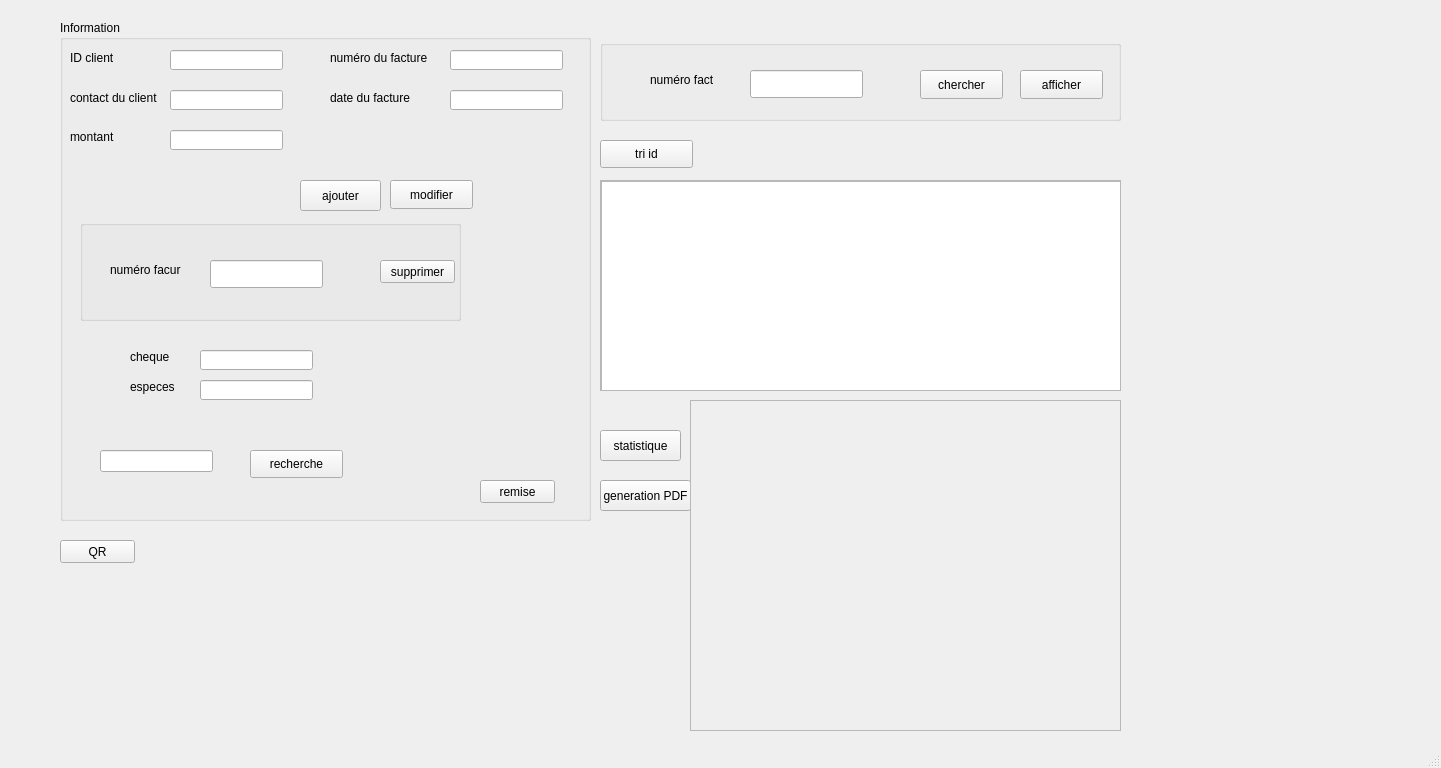
<?xml version="1.0" encoding="UTF-8"?>
<ui version="4.0">
 <class>MainWindow</class>
 <widget class="QMainWindow" name="MainWindow">
  <property name="geometry">
   <rect>
    <x>0</x>
    <y>0</y>
    <width>1441</width>
    <height>768</height>
   </rect>
  </property>
  <property name="windowTitle">
   <string>MainWindow</string>
  </property>
  <widget class="QWidget" name="centralwidget">
   <widget class="QScrollArea" name="scrollArea">
    <property name="geometry">
     <rect>
      <x>600</x>
      <y>180</y>
      <width>521</width>
      <height>211</height>
     </rect>
    </property>
    <property name="widgetResizable">
     <bool>true</bool>
    </property>
    <widget class="QWidget" name="scrollAreaWidgetContents">
     <property name="geometry">
      <rect>
       <x>0</x>
       <y>0</y>
       <width>519</width>
       <height>209</height>
      </rect>
     </property>
     <widget class="QTableView" name="tabView">
      <property name="geometry">
       <rect>
        <x>0</x>
        <y>0</y>
        <width>521</width>
        <height>251</height>
       </rect>
      </property>
     </widget>
    </widget>
   </widget>
   <widget class="QGroupBox" name="groupBox_3">
    <property name="geometry">
     <rect>
      <x>600</x>
      <y>40</y>
      <width>521</width>
      <height>81</height>
     </rect>
    </property>
    <property name="title">
     <string/>
    </property>
    <widget class="QPushButton" name="pushButton_3">
     <property name="geometry">
      <rect>
       <x>320</x>
       <y>30</y>
       <width>83</width>
       <height>29</height>
      </rect>
     </property>
     <property name="text">
      <string>chercher</string>
     </property>
    </widget>
    <widget class="QPushButton" name="pushButton_4">
     <property name="geometry">
      <rect>
       <x>420</x>
       <y>30</y>
       <width>83</width>
       <height>29</height>
      </rect>
     </property>
     <property name="text">
      <string>afficher</string>
     </property>
    </widget>
    <widget class="QLineEdit" name="num_d">
     <property name="geometry">
      <rect>
       <x>150</x>
       <y>30</y>
       <width>113</width>
       <height>28</height>
      </rect>
     </property>
    </widget>
    <widget class="QLabel" name="label_8">
     <property name="geometry">
      <rect>
       <x>50</x>
       <y>30</y>
       <width>63</width>
       <height>20</height>
      </rect>
     </property>
     <property name="text">
      <string>numéro facture</string>
     </property>
    </widget>
   </widget>
   <widget class="QGroupBox" name="groupBox_4">
    <property name="geometry">
     <rect>
      <x>60</x>
      <y>20</y>
      <width>531</width>
      <height>501</height>
     </rect>
    </property>
    <property name="title">
     <string>Information</string>
    </property>
    <widget class="QLabel" name="label_2">
     <property name="geometry">
      <rect>
       <x>10</x>
       <y>30</y>
       <width>71</width>
       <height>16</height>
      </rect>
     </property>
     <property name="text">
      <string>ID client</string>
     </property>
    </widget>
    <widget class="QLabel" name="label_4">
     <property name="geometry">
      <rect>
       <x>10</x>
       <y>70</y>
       <width>91</width>
       <height>16</height>
      </rect>
     </property>
     <property name="text">
      <string>contact du client</string>
     </property>
    </widget>
    <widget class="QLabel" name="label_5">
     <property name="geometry">
      <rect>
       <x>10</x>
       <y>110</y>
       <width>47</width>
       <height>14</height>
      </rect>
     </property>
     <property name="text">
      <string>montant</string>
     </property>
    </widget>
    <widget class="QLineEdit" name="le_montant_fact">
     <property name="geometry">
      <rect>
       <x>110</x>
       <y>110</y>
       <width>113</width>
       <height>20</height>
      </rect>
     </property>
    </widget>
    <widget class="QLineEdit" name="le_num_tel">
     <property name="geometry">
      <rect>
       <x>110</x>
       <y>70</y>
       <width>113</width>
       <height>20</height>
      </rect>
     </property>
    </widget>
    <widget class="QLineEdit" name="le_id_client">
     <property name="geometry">
      <rect>
       <x>110</x>
       <y>30</y>
       <width>113</width>
       <height>20</height>
      </rect>
     </property>
    </widget>
    <widget class="QPushButton" name="pb_ajouter">
     <property name="geometry">
      <rect>
       <x>240</x>
       <y>160</y>
       <width>81</width>
       <height>31</height>
      </rect>
     </property>
     <property name="text">
      <string>ajouter</string>
     </property>
    </widget>
    <widget class="QPushButton" name="pb_modifier">
     <property name="geometry">
      <rect>
       <x>330</x>
       <y>160</y>
       <width>83</width>
       <height>29</height>
      </rect>
     </property>
     <property name="text">
      <string>modifier</string>
     </property>
    </widget>
    <widget class="QLineEdit" name="le_num_fact">
     <property name="geometry">
      <rect>
       <x>390</x>
       <y>30</y>
       <width>113</width>
       <height>20</height>
      </rect>
     </property>
    </widget>
    <widget class="QLabel" name="label">
     <property name="geometry">
      <rect>
       <x>270</x>
       <y>30</y>
       <width>101</width>
       <height>16</height>
      </rect>
     </property>
     <property name="text">
      <string>numéro du facture</string>
     </property>
    </widget>
    <widget class="QLabel" name="label_3">
     <property name="geometry">
      <rect>
       <x>270</x>
       <y>70</y>
       <width>91</width>
       <height>16</height>
      </rect>
     </property>
     <property name="text">
      <string>date du facture</string>
     </property>
    </widget>
    <widget class="QGroupBox" name="groupBox_2">
     <property name="geometry">
      <rect>
       <x>20</x>
       <y>200</y>
       <width>381</width>
       <height>101</height>
      </rect>
     </property>
     <property name="title">
      <string/>
     </property>
     <widget class="QPushButton" name="pb_supprimer">
      <property name="geometry">
       <rect>
        <x>300</x>
        <y>40</y>
        <width>75</width>
        <height>23</height>
       </rect>
      </property>
      <property name="text">
       <string>supprimer</string>
      </property>
     </widget>
     <widget class="QLabel" name="label_7">
      <property name="geometry">
       <rect>
        <x>30</x>
        <y>40</y>
        <width>71</width>
        <height>20</height>
       </rect>
      </property>
      <property name="text">
       <string>numéro facure</string>
      </property>
     </widget>
     <widget class="QLineEdit" name="num_s">
      <property name="geometry">
       <rect>
        <x>130</x>
        <y>40</y>
        <width>113</width>
        <height>28</height>
       </rect>
      </property>
     </widget>
    </widget>
    <widget class="QLineEdit" name="le_date_fact">
     <property name="geometry">
      <rect>
       <x>390</x>
       <y>70</y>
       <width>113</width>
       <height>20</height>
      </rect>
     </property>
    </widget>
    <widget class="QLabel" name="label_6">
     <property name="geometry">
      <rect>
       <x>70</x>
       <y>330</y>
       <width>47</width>
       <height>14</height>
      </rect>
     </property>
     <property name="text">
      <string>cheque</string>
     </property>
    </widget>
    <widget class="QLabel" name="label_10">
     <property name="geometry">
      <rect>
       <x>70</x>
       <y>360</y>
       <width>47</width>
       <height>14</height>
      </rect>
     </property>
     <property name="text">
      <string>especes</string>
     </property>
    </widget>
    <widget class="QLineEdit" name="le_payer_par_cheques">
     <property name="geometry">
      <rect>
       <x>140</x>
       <y>330</y>
       <width>113</width>
       <height>20</height>
      </rect>
     </property>
    </widget>
    <widget class="QLineEdit" name="le_payer_par_especes">
     <property name="geometry">
      <rect>
       <x>140</x>
       <y>360</y>
       <width>113</width>
       <height>20</height>
      </rect>
     </property>
    </widget>
    <widget class="QLineEdit" name="le_recherche">
     <property name="geometry">
      <rect>
       <x>40</x>
       <y>430</y>
       <width>113</width>
       <height>22</height>
      </rect>
     </property>
    </widget>
    <widget class="QPushButton" name="pushButton">
     <property name="geometry">
      <rect>
       <x>190</x>
       <y>430</y>
       <width>93</width>
       <height>28</height>
      </rect>
     </property>
     <property name="text">
      <string>recherche</string>
     </property>
    </widget>
    <widget class="QPushButton" name="remise">
     <property name="geometry">
      <rect>
       <x>420</x>
       <y>460</y>
       <width>75</width>
       <height>23</height>
      </rect>
     </property>
     <property name="text">
      <string>remise</string>
     </property>
    </widget>
   </widget>
   <widget class="QPushButton" name="pb_tri_id">
    <property name="geometry">
     <rect>
      <x>600</x>
      <y>140</y>
      <width>93</width>
      <height>28</height>
     </rect>
    </property>
    <property name="text">
     <string>tri id</string>
    </property>
   </widget>
   <widget class="QPushButton" name="pushButton_5">
    <property name="geometry">
     <rect>
      <x>600</x>
      <y>480</y>
      <width>91</width>
      <height>31</height>
     </rect>
    </property>
    <property name="text">
     <string>generation PDF</string>
    </property>
   </widget>
   <widget class="QPushButton" name="pushButton_6">
    <property name="geometry">
     <rect>
      <x>600</x>
      <y>430</y>
      <width>81</width>
      <height>31</height>
     </rect>
    </property>
    <property name="text">
     <string>statistique</string>
    </property>
   </widget>
   <widget class="QFrame" name="stat_2">
    <property name="geometry">
     <rect>
      <x>690</x>
      <y>400</y>
      <width>431</width>
      <height>331</height>
     </rect>
    </property>
    <property name="frameShape">
     <enum>QFrame::StyledPanel</enum>
    </property>
    <property name="frameShadow">
     <enum>QFrame::Raised</enum>
    </property>
   </widget>
   <widget class="QLabel" name="qrlabel">
    <property name="geometry">
     <rect>
      <x>1130</x>
      <y>370</y>
      <width>251</width>
      <height>201</height>
     </rect>
    </property>
    <property name="text">
     <string/>
    </property>
   </widget>
   <widget class="QPushButton" name="QR">
    <property name="geometry">
     <rect>
      <x>60</x>
      <y>540</y>
      <width>75</width>
      <height>23</height>
     </rect>
    </property>
    <property name="text">
     <string>QR</string>
    </property>
   </widget>
  </widget>
  <widget class="QMenuBar" name="menubar">
   <property name="geometry">
    <rect>
     <x>0</x>
     <y>0</y>
     <width>1441</width>
     <height>22</height>
    </rect>
   </property>
  </widget>
  <widget class="QStatusBar" name="statusbar"/>
 </widget>
 <resources/>
 <connections/>
</ui>
